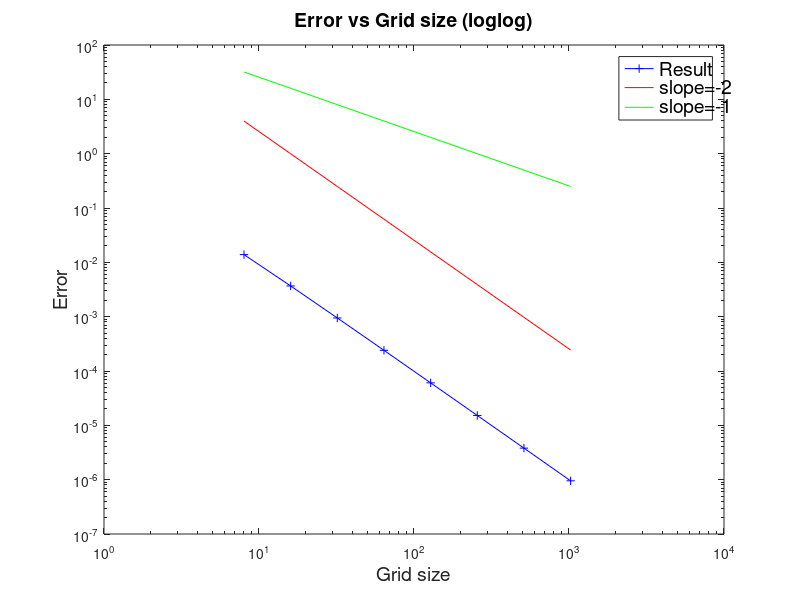

MATLAB code to generate this figure:
%% ***************************************
% Clear workspace and prescribe path
clear;clc;close all;
p = mfilename('fullpath');
[thisDir,name,ext] = fileparts(p);
chdir(thisDir); myDir.this = thisDir;
% ***************************************

k = 3:10;
R = 2.^k;
L1 = [5.5e-2 2.94e-2 1.5151e-2 7.6923e-3 3.87e-3 1.9455e-3 9.7465e-4 4.878e-4];
L2 = [2.347e-2 8.63e-3 3.117e-3 1.1146e-3 3.96e-4 1.405e-4 4.976e-5 1.7606e-5];
Linf = [1.388e-2 3.676e-3 9.4696e-4 2.403e-4 6.05e-5 1.5199e-5 3.807e-6 9.527e-7];

% R = log(R);
p = -1; y1 = exp(p*log(R) + log(mean(R)));
p = -2; y2 = exp(p*log(R) + log(mean(R)));
figure
fs = 14;
loglog(R,Linf,'b-+'); hold on
loglog(R,y2,'r-',R,y1,'g-');
title('Error vs Grid size (loglog)','fontsize',fs)
xlabel('Grid size','fontsize',fs)
ylabel('Error','fontsize',fs)
AX=legend('Result','slope=-2','slope=-1');
LEG = findobj(AX,'type','text');
set(LEG,'FontSize',fs)

